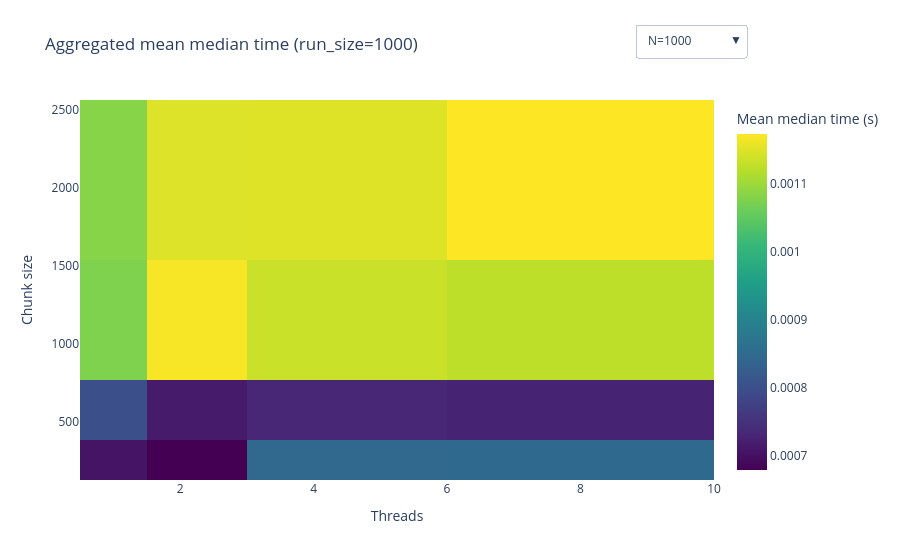

The notebook cell this image was saved under:
### Code cell
import numpy as np
import plotly.graph_objects as go

# Unique values
run_sizes = sorted(df["run_size"].dropna().unique())
chunks = sorted(df["chunk"].unique())
threads = sorted(df["threads"].unique())

fig = go.Figure()
buttons = []

for i, rs in enumerate(run_sizes):
    # Aggregate over benchmarks for this run_size: mean median time per (chunk, threads)
    d = df[df["run_size"] == rs]
    g = (
        d.groupby(["chunk", "threads"])["time_mid_seconds"]
         .mean()
         .reset_index()
    )

    # Pivot to matrix: rows = chunk, cols = threads
    pivot = (
        g.pivot(index="chunk", columns="threads", values="time_mid_seconds")
         .reindex(index=chunks, columns=threads)
    )
    z = pivot.values

    visible = (i == 0)
    fig.add_trace(
        go.Heatmap(
            z=z,
            x=threads,
            y=chunks,
            colorscale="Viridis",
            colorbar_title="Mean median time (s)",
            visible=visible,
            name=f"N={rs}",
            hovertemplate=(
                "threads=%{x}<br>"
                "chunk=%{y}<br>"
                "time=%{z:.3f} s"
                f"<br>run_size={rs}<extra></extra>"
            ),
        )
    )

    buttons.append(
        dict(
            label=f"N={rs}",
            method="update",
            args=[
                {"visible": [j == i for j in range(len(run_sizes))]},
                {"title": f"Aggregated mean median time (run_size={rs})"},
            ],
        )
    )

fig.update_layout(
    updatemenus=[
        dict(
            type="dropdown",
            x=1.05,
            y=1.2,
            showactive=True,
            buttons=buttons,
        )
    ],
    xaxis_title="Threads",
    yaxis_title="Chunk size",
    title=f"Aggregated mean median time (run_size={run_sizes[0]})",
)

fig.show()

### Figure 1 — Plotly figure (JSON) as saved in the notebook; plotly's stock layout.template omitted (floating-point values rounded to 4 significant figures)
{"data": [{"colorbar": {"title": {"text": "Mean median time (s)"}}, "colorscale": [[0, "#440154"], [0.1111, "#482878"], [0.2222, "#3e4989"], [0.3333, "#31688e"], [0.4444, "#26828e"], [0.5556, "#1f9e89"], [0.6667, "#35b779"], [0.7778, "#6ece58"], [0.8889, "#b5de2b"], [1, "#fde725"]], "hovertemplate": "threads=%{x}<br>chunk=%{y}<br>time=%{z:.3f} s<br>run_size=1000<extra></extra>", "name": "N=1000", "type": "heatmap", "visible": true, "x": [1, 2, 4, 8], "y": [256, 512, 1024, 2048], "z": [[0.000706, 0.0006796, 0.0008453, 0.0008472], [0.0008008, 0.0007156, 0.0007337, 0.0007276], [0.001077, 0.001169, 0.001135, 0.001125], [0.001083, 0.001149, 0.001151, 0.001174]]}, {"colorbar": {"title": {"text": "Mean median time (s)"}}, "colorscale": [[0, "#440154"], [0.1111, "#482878"], [0.2222, "#3e4989"], [0.3333, "#31688e"], [0.4444, "#26828e"], [0.5556, "#1f9e89"], [0.6667, "#35b779"], [0.7778, "#6ece58"], [0.8889, "#b5de2b"], [1, "#fde725"]], "hovertemplate": "threads=%{x}<br>chunk=%{y}<br>time=%{z:.3f} s<br>run_size=10000<extra></extra>", "name": "N=10000", "type": "heatmap", "visible": false, "x": [1, 2, 4, 8], "y": [256, 512, 1024, 2048], "z": [[0.005706, 0.003587, 0.003052, 0.004166], [0.005928, 0.003368, 0.003726, 0.005917], [0.006095, 0.003942, 0.005819, 0.01011], [0.007611, 0.00699, 0.009548, 0.01228]]}, {"colorbar": {"title": {"text": "Mean median time (s)"}}, "colorscale": [[0, "#440154"], [0.1111, "#482878"], [0.2222, "#3e4989"], [0.3333, "#31688e"], [0.4444, "#26828e"], [0.5556, "#1f9e89"], [0.6667, "#35b779"], [0.7778, "#6ece58"], [0.8889, "#b5de2b"], [1, "#fde725"]], "hovertemplate": "threads=%{x}<br>chunk=%{y}<br>time=%{z:.3f} s<br>run_size=1000000<extra></extra>", "name": "N=1000000", "type": "heatmap", "visible": false, "x": [1, 2, 4, 8], "y": [256, 512, 1024, 2048], "z": [[0.5608, 0.2906, 0.242, 0.2369], [0.5444, 0.2841, 0.2142, 0.3097], [0.5472, 0.2831, 0.3031, 0.508], [0.5509, 0.3753, 0.5066, 0.6673]]}, {"colorbar": {"title": {"text": "Mean median time (s)"}}, "colorscale": [[0, "#440154"], [0.1111, "#482878"], [0.2222, "#3e4989"], [0.3333, "#31688e"], [0.4444, "#26828e"], [0.5556, "#1f9e89"], [0.6667, "#35b779"], [0.7778, "#6ece58"], [0.8889, "#b5de2b"], [1, "#fde725"]], "hovertemplate": "threads=%{x}<br>chunk=%{y}<br>time=%{z:.3f} s<br>run_size=10000000<extra></extra>", "name": "N=10000000", "type": "heatmap", "visible": false, "x": [1, 2, 4, 8], "y": [256, 512, 1024, 2048], "z": [[5.542, 2.816, 2.375, 2.327], [5.374, 2.778, 2.053, 3.012], [5.415, 2.777, 2.982, 5.019], [5.425, 3.573, 5.042, 6.536]]}], "layout": {"title": {"text": "Aggregated mean median time (run_size=1000)"}, "updatemenus": [{"buttons": [{"args": [{"visible": [true, false, false, false]}, {"title": "Aggregated mean median time (run_size=1000)"}], "label": "N=1000", "method": "update"}, {"args": [{"visible": [false, true, false, false]}, {"title": "Aggregated mean median time (run_size=10000)"}], "label": "N=10000", "method": "update"}, {"args": [{"visible": [false, false, true, false]}, {"title": "Aggregated mean median time (run_size=1000000)"}], "label": "N=1000000", "method": "update"}, {"args": [{"visible": [false, false, false, true]}, {"title": "Aggregated mean median time (run_size=10000000)"}], "label": "N=10000000", "method": "update"}], "showactive": true, "type": "dropdown", "x": 1.05, "y": 1.2}], "xaxis": {"title": {"text": "Threads"}}, "yaxis": {"title": {"text": "Chunk size"}}}}
